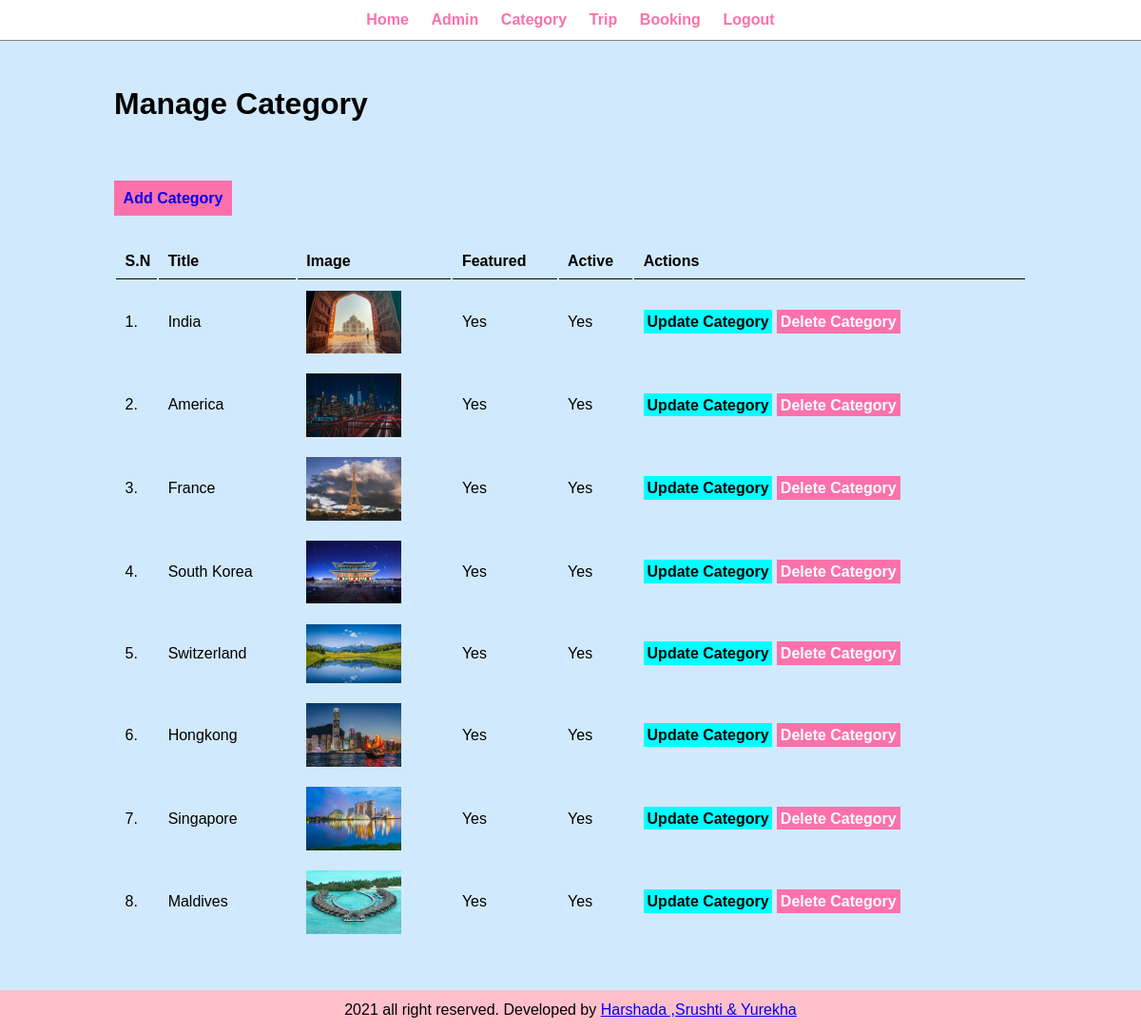
The page /admin/manage-category.php (signed in) on the database its author committed.
### tables this page shows
CREATE TABLE `tbl_category` (
  `id` int(10) UNSIGNED NOT NULL,
  `title` varchar(100) NOT NULL,
  `image_name` varchar(255) NOT NULL,
  `featured` varchar(10) NOT NULL,
  `active` varchar(10) NOT NULL
);

### admin/manage-category.php (the view, shortened to what this page needs)
<?php include('partials/menu.php');?>
<div class="main-content">
    <div class="wrapper">
        <h1>Manage Category</h1>
        <br /><br />
        <br><br>
                        <a href="<?php echo SITEURL;?>admin/add-category.php" class="btn-primary">Add Category</a>
                        <br /><br /><br />
                        <table class="tbl-full">
                                <tr>
                                        <th>S.N</th>
                                        <th>Title</th>
                                        <th>Image</th>
                                        <th>Featured</th>
                                        <th>Active</th>
                                        <th>Actions</th>
                                </tr>
                                <?php
                                        $sql = "SELECT * FROM tbl_category";
                                        $res = mysqli_query($conn, $sql);
                                        $count = mysqli_num_rows($res);
                                        $sn=1;
                                        if($count>0)
                                        {
                                                while($row=mysqli_fetch_assoc($res))
                                                {
                                                        $id = $row['id'];
                                                        $title = $row['title'];
                                                        $image_name = $row['image_name'];
                                                        $featured = $row['featured'];
                                                        $active = $row['active'];
                                                        ?>
                                                                <tr>
                                                                        <td><?php echo $sn++;?>. </td>
                                                                        <td><?php echo $title;?></td>
                                                                        <td>
                                                                                <?php
                                                                                        if($image_name!="")
                                                                                        {
                                                                                                ?>
                                                                                                <img src="<?php echo SITEURL;?>images/category/<?php echo $image_name; ?>" width="100px">
                                                                                                <?php
                                                                                        }
                                                                                        else
                                                                                        {
                                                                                                echo "<div class='error'>Image Not Added.<?div>";
                                                                                        }
                                                                                ?>
                                                                        </td>
                                                                        <td><?php echo $featured?></td>
                                                                        <td><?php echo $active?></td>
                                                                        <td>
                                                                                <a href="<?php echo SITEURL; ?>admin/update-category.php?id=<?php echo $id; ?>" class="btn-secondary">Update Category</a>
                                                                                <a href="<?php echo SITEURL; ?>admin/delete-category.php?id=<?php echo $id; ?>&image_name=<?php echo $image_name; ?>" class="btn-danger">Delete Category</a>
                                                                        </td>
                                                                </tr>
                                                        <?php
                                                }
                                        }
                                        else
                                        {
                                                ?>
                                                <tr>
                                                        <td colspan="6"><div class="error">No Category Added</div></td>
                                                </tr>
                                                <?php
                                        }
                                ?>
                        </table>
    </div>
</div>
<?php include('partials/footer.php')?>

### admin/partials/menu.php (shortened to what this page needs)
<html>
    <head>
        <link rel="stylesheet" href="../css/admin.css">
    </head>
    <body>
        <div class="menu text-center">
            <div class="wrapper">
                <ul>
                    <li><a href="index.php">Home</a></li>
                    <li><a href="manage-admin.php">Admin</a></li>
                    <li><a href="manage-category.php">Category</a></li>
                    <li><a href="manage-trip.php">Trip</a></li>
                    <li><a href="manage-booking.php">Booking</a></li>
                    <li><a href="logout.php">Logout</a></li>
                </ul>
            </div>
        </div>

### admin/partials/footer.php
<div class="footer">
        <div class="wrapper">
            <p class="text-center">2021 all right reserved. Developed by <a href="#">Harshada ,Srushti & Yurekha</a></p>
        </div>
        </div>
    </body>
</html>

### css/admin.css (style rules this page uses)
* { margin: 0; padding: 0; font-family: Arial, Helvetica, sans-serif; }
.wrapper { padding: 1%; width: 80%; margin: 0 auto; }
.text-center { text-align: center; }
.tbl-full { width: 100%; }
table tr th { border-bottom: 1px solid black; padding: 1%; text-align: left; }
table tr td { padding: 1%; }
.btn-primary { background-color: rgb(252, 113, 171); padding: 1%; text-decoration: none; font-weight: bold; }
.btn-secondary { background-color:aqua; padding: 1%; color: black; text-decoration: none; font-weight: bold; }
.btn-danger { background-color:rgb(252, 113, 171); padding: 1%; color: white; text-decoration: none; font-weight: bold; }
.menu { border-bottom: 1px solid gray; }
.menu ul { list-style-type: none; }
.menu ul li { display: inline; padding: 1%; }
.menu ul li a { text-decoration: none; font-weight: bold; color: rgb(252, 113, 171) }
.main-content { background-color: rgb(209, 233, 252); padding: 3% 0; }
.footer { background-color:pink; }

### rows shown on the page
tbl_category: title "India", image_name (picture), featured "Yes", active "Yes"
tbl_category: title "America", image_name (picture), featured "Yes", active "Yes"
tbl_category: title "France", image_name (picture), featured "Yes", active "Yes"
tbl_category: title "South Korea", image_name (picture), featured "Yes", active "Yes"
tbl_category: title "Switzerland", image_name (picture), featured "Yes", active "Yes"
tbl_category: title "Hongkong", image_name (picture), featured "Yes", active "Yes"
tbl_category: title "Singapore", image_name (picture), featured "Yes", active "Yes"
tbl_category: title "Maldives", image_name (picture), featured "Yes", active "Yes"
